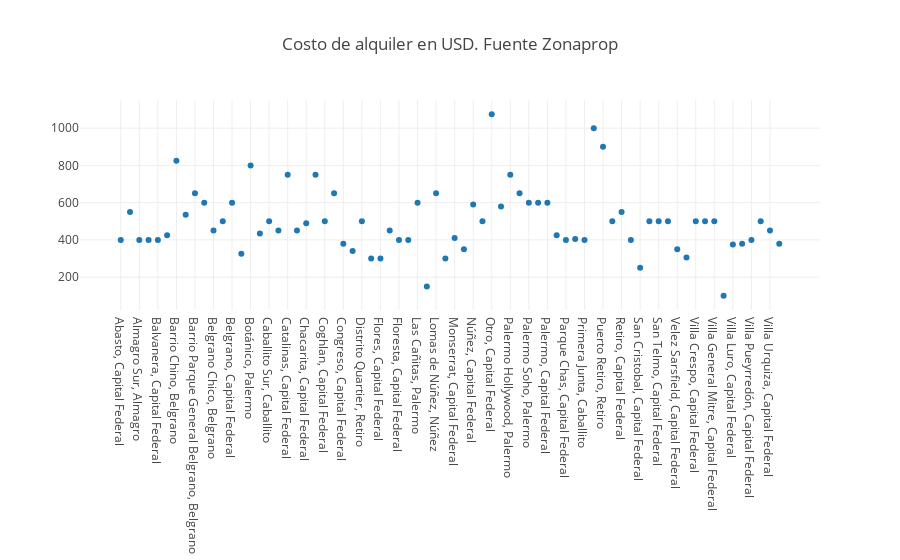

Write notebook code for a chart like this one.
### Code cell
tmp_df = df_usd.copy()
tmp_df = tmp_df.groupby("Location", as_index=False).median(numeric_only = True)
fig = go.Figure()
fig.add_trace(go.Scatter(x = tmp_df["Location"], y = tmp_df["Price"], mode = "markers"))
fig.update_layout(template = None, margin = {"b":250}, title_text = "Costo de alquiler en USD. Fuente Zonaprop",
                  )

### Figure 1 — Plotly figure (JSON) as saved in the notebook; plotly's stock layout.template omitted (floating-point values rounded to 4 significant figures)
{"data": [{"mode": "markers", "type": "scatter", "x": ["Abasto, Capital Federal", "Almagro Norte, Almagro", "Almagro Sur, Almagro", "Almagro, Capital Federal", "Balvanera, Capital Federal", "Barracas, Capital Federal", "Barrio Chino, Belgrano", "Barrio Norte, Capital Federal", "Barrio Parque General Belgrano, Belgrano", "Belgrano C, Belgrano", "Belgrano Chico, Belgrano", "Belgrano R, Belgrano", "Belgrano, Capital Federal", "Boedo, Capital Federal", "Botánico, Palermo", "Caballito Norte, Caballito", "Caballito Sur, Caballito", "Caballito, Capital Federal", "Catalinas, Capital Federal", "Centro / Microcentro, Capital Federal", "Chacarita, Capital Federal", "Cid Campeador, Caballito", "Coghlan, Capital Federal", "Colegiales, Capital Federal", "Congreso, Capital Federal", "Constitución, Capital Federal", "Distrito Quartier, Retiro", "Flores Norte, Flores", "Flores, Capital Federal", "Floresta Norte, Floresta", "Floresta, Capital Federal", "La Paternal, Capital Federal", "Las Cañitas, Palermo", "Liniers, Capital Federal", "Lomas de Núñez, Núñez", "Mataderos, Capital Federal", "Monserrat, Capital Federal", "Monte Castro, Capital Federal", "Núñez, Capital Federal", "Once, Capital Federal", "Otro, Capital Federal", "Palermo Chico, Palermo", "Palermo Hollywood, Palermo", "Palermo Nuevo, Palermo", "Palermo Soho, Palermo", "Palermo Viejo, Palermo", "Palermo, Capital Federal", "Parque Chacabuco, Capital Federal", "Parque Chas, Capital Federal", "Parque Patricios, Capital Federal", "Primera Junta, Caballito", "Puerto Madero, Capital Federal", "Puerto Retiro, Retiro", "Recoleta, Capital Federal", "Retiro, Capital Federal", "Saavedra, Capital Federal", "San Cristobal, Capital Federal", "San Nicolás, Capital Federal", "San Telmo, Capital Federal", "Tribunales, Capital Federal", "Velez Sarsfield, Capital Federal", "Versalles, Capital Federal", "Villa Crespo, Capital Federal", "Villa Devoto, Capital Federal", "Villa General Mitre, Capital Federal", "Villa Lugano, Capital Federal", "Villa Luro, Capital Federal", "Villa Ortuzar, Capital Federal", "Villa Pueyrredón, Capital Federal", "Villa Santa Rita, Capital Federal", "Villa Urquiza, Capital Federal", "Villa del Parque, Capital Federal"], "y": [400, 550, 400, 400, 400, 425, 825, 535, 650, 600, 450, 500, 600, 325, 799.5, 435, 500, 450, 750, 450, 490, 750, 500, 650, 380, 340, 500, 300, 300, 450, 400, 400, 600, 150, 650, 300, 410, 350, 590, 500, 1075, 580, 750, 650, 600, 599, 600, 425, 400, 405, 400, 1000, 900, 500, 550, 400, 250, 500, 500, 500, 350, 305, 500, 500, 500, 100, 375, 380, 400, 500, 450, 380]}], "layout": {"margin": {"b": 250}, "title": {"text": "Costo de alquiler en USD. Fuente Zonaprop"}}}
